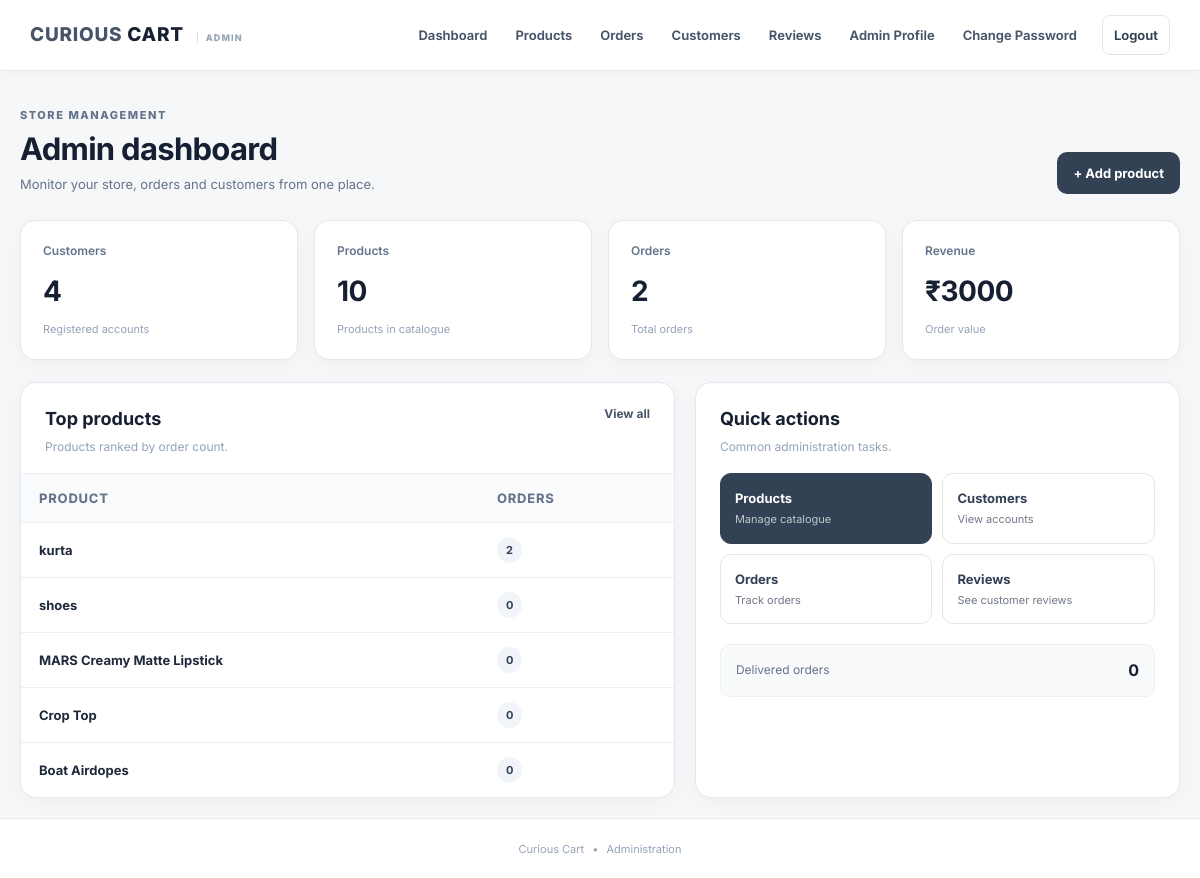
The app's page /admin-dashboard with its own data.
### ecom/models.py (models this page shows, shortened)
class Product(models.Model):
    name=models.CharField(max_length=100)
    product_image=models.ImageField(upload_to='product_image/',null=True,blank=True)
    price=models.PositiveIntegerField()
    description=models.CharField(max_length=255)
    category=models.CharField(max_length=80,default='General')
    stock=models.PositiveIntegerField(default=25)
    created_at=models.DateTimeField(auto_now_add=True,null=True)

### ecom/views.py (the view)
# urls.py: path('admin-dashboard', views.admin_dashboard_view,name='admin-dashboard'),
def admin_dashboard_view(request):
    customercount=models.Customer.objects.all().count()
    productcount=models.Product.objects.all().count()
    ordercount=models.Orders.objects.all().count()
    revenue=sum((o.product.price-o.discount) for o in models.Orders.objects.select_related('product').all() if o.product)
    deliveredcount=models.Orders.objects.filter(status='Delivered').count()
    top_products=models.Product.objects.annotate(order_total=Count('orders')).order_by('-order_total')[:5]
    orders=models.Orders.objects.all()
    ordered_products=[]
    ordered_bys=[]
    for order in orders:
        ordered_product=models.Product.objects.all().filter(id=order.product.id)
        ordered_by=models.Customer.objects.all().filter(id = order.customer.id)
        ordered_products.append(ordered_product)
        ordered_bys.append(ordered_by)
    mydict={
    'customercount':customercount,
    'productcount':productcount,
    'ordercount':ordercount,
    'revenue':revenue, 'deliveredcount':deliveredcount, 'top_products':top_products,
    'data':zip(ordered_products,ordered_bys,orders),
    }
    return render(request,'ecom/admin_dashboard.html',context=mydict)

### templates/ecom/admin_dashboard.html (shortened to what this page needs)
{% extends 'ecom/admin_base.html' %}
{% block content %}
<div class="admin-container">
  <div class="admin-page-head">
    <div><div class="eyebrow">STORE MANAGEMENT</div><h1>Admin dashboard</h1><p>Monitor your store, orders and customers from one place.</p></div>
    <a class="btn btn-primary" href="{% url 'admin-add-product' %}">+ Add product</a>
  </div>
  <section class="admin-stat-grid">
    <div class="admin-stat"><span>Customers</span><strong>{{ customercount }}</strong><small>Registered accounts</small></div>
    <div class="admin-stat"><span>Products</span><strong>{{ productcount }}</strong><small>Products in catalogue</small></div>
    <div class="admin-stat"><span>Orders</span><strong>{{ ordercount }}</strong><small>Total orders</small></div>
    <div class="admin-stat"><span>Revenue</span><strong>₹{{ revenue }}</strong><small>Order value</small></div>
  </section>
  <section class="admin-dashboard-grid">
    <div class="admin-card">
      <div class="admin-card-head"><div><h2>Top products</h2><p>Products ranked by order count.</p></div><a href="{% url 'admin-products' %}">View all</a></div>
      <div class="admin-table-wrap"><table class="admin-table"><thead><tr><th>Product</th><th>Orders</th></tr></thead><tbody>
      {% for p in top_products %}<tr><td><strong>{{ p.name }}</strong></td><td><span class="count-pill">{{ p.order_total }}</span></td></tr>{% empty %}<tr><td colspan="2" class="empty-cell">No order data yet.</td></tr>{% endfor %}
      </tbody></table></div>
    </div>
    <div class="admin-card">
      <div class="admin-card-head"><div><h2>Quick actions</h2><p>Common administration tasks.</p></div></div>
      <div class="admin-action-grid">
        <a class="admin-action primary" href="{% url 'admin-products' %}"><b>Products</b><span>Manage catalogue</span></a>
        <a class="admin-action" href="{% url 'view-customer' %}"><b>Customers</b><span>View accounts</span></a>
        <a class="admin-action" href="{% url 'admin-view-booking' %}"><b>Orders</b><span>Track orders</span></a>
        <a class="admin-action" href="{% url 'admin-reviews' %}"><b>Reviews</b><span>See customer reviews</span></a>
      </div>
      <div class="admin-mini-stat"><span>Delivered orders</span><strong>{{ deliveredcount }}</strong></div>
    </div>
  </section>
</div>
{% endblock %}

### static/css/curious.css (style rules this page uses)
:root { --ink:#111827;--muted:#6b7280;--line:#e5e7eb;--bg:#f7f8fa;--card:#fff;--accent:#4f46e5;--accent2:#4338ca;--success:#15803d;--danger:#dc2626 }
* { box-sizing:border-box }
body { margin:0;background:var(--bg);color:var(--ink);font-family:Inter,Arial,sans-serif }
.btn { display:inline-flex;align-items:center;justify-content:center;border-radius:10px;padding:10px 15px;text-decoration:none;border:1px solid transparent;font-weight:700;font-size:13px;cursor:pointer }
.btn-primary { background:var(--accent);color:#fff }
:root { --accent:#334155;--accent2:#1e293b;--focus:#475569;--heart:#dc2626 }
body { color:#1f2937;background:#f8fafc;letter-spacing:0;line-height:1.55 }
.btn-primary { background:#334155 }
.eyebrow { font-size:11px;font-weight:800;letter-spacing:.14em;color:#64748b;margin-bottom:7px }
.admin-body { background:#f6f7f9;color:#172033;min-height:100vh }
.admin-container { max-width:1180px;margin:0 auto }
.admin-page-head { display:flex;justify-content:space-between;align-items:flex-end;gap:24px;margin:0 0 26px }
.admin-page-head h1 { margin:0;font-size:31px;line-height:1.15;letter-spacing:-.7px }
.admin-page-head p { margin:7px 0 0;color:#64748b;font-size:13px }
.admin-page-head .btn { white-space:nowrap }
.admin-stat-grid { display:grid;grid-template-columns:repeat(4,1fr);gap:16px;margin-bottom:22px }
.admin-stat { background:#fff;border:1px solid #e4e8ee;border-radius:15px;padding:21px 22px;box-shadow:0 5px 18px rgba(15,23,42,.035) }
.admin-stat span { display:block;color:#64748b;font-size:12px;font-weight:600;margin-bottom:10px }
.admin-stat strong { display:block;font-size:28px;letter-spacing:-.5px;color:#172033 }
.admin-stat small { display:block;color:#94a3b8;font-size:11px;margin-top:7px }
.admin-dashboard-grid { display:grid;grid-template-columns:1.35fr 1fr;gap:20px }
.admin-card { background:#fff;border:1px solid #e4e8ee;border-radius:16px;box-shadow:0 5px 20px rgba(15,23,42,.035);overflow:hidden }
.admin-card-head { padding:22px 24px 17px;display:flex;justify-content:space-between;align-items:flex-start;gap:16px }
.admin-card-head h2 { font-size:18px;margin:0;color:#172033 }
.admin-card-head p { font-size:12px;color:#94a3b8;margin:5px 0 0 }
.admin-card-head>a { font-size:12px;font-weight:700;color:#475569;text-decoration:none }
.admin-table-wrap { overflow-x:auto }
.admin-table { width:100%;border-collapse:collapse;min-width:600px }
.admin-table th { background:#fafbfc;color:#64748b;font-size:11px;text-transform:uppercase;letter-spacing:.06em;font-weight:750 }
.admin-table th,.admin-table td { padding:14px 18px;text-align:left;border-top:1px solid #edf0f3;font-size:13px;vertical-align:middle }
.admin-table td { color:#475569 }
.admin-table td strong { color:#1e293b }
.count-pill,.neutral-pill,.status-pill,.stock-pill { display:inline-flex;align-items:center;min-height:26px;padding:4px 9px;border-radius:999px;font-size:11px;font-weight:700 }
.count-pill { background:#f1f5f9;color:#334155 }
.admin-action-grid { padding:0 24px 20px;display:grid;grid-template-columns:1fr 1fr;gap:10px }
.admin-action { display:flex;flex-direction:column;text-decoration:none;border:1px solid #e5e7eb;border-radius:11px;padding:14px;color:#334155;background:#fff }
.admin-action.primary { background:#334155;border-color:#334155;color:#fff }
.admin-action b { font-size:13px }
.admin-action span { font-size:11px;margin-top:3px;opacity:.7 }
.admin-mini-stat { margin:0 24px 24px;padding:13px 15px;background:#f8fafc;border:1px solid #edf0f3;border-radius:10px;display:flex;justify-content:space-between;align-items:center }
.admin-mini-stat span { font-size:12px;color:#64748b }
.admin-mini-stat strong { font-size:16px }

### records on screen
Product: name "kurta", order_total "2"
Product: name "shoes", order_total "0"
Product: name "MARS Creamy Matte Lipstick", order_total "0"
Product: name "Crop Top", order_total "0"
Product: name "Boat Airdopes", order_total "0"

### other values on screen
{{ customercount }} "4"
{{ productcount }} "10"
{{ ordercount }} "2"
{{ revenue }} "3000"
{{ deliveredcount }} "0"
